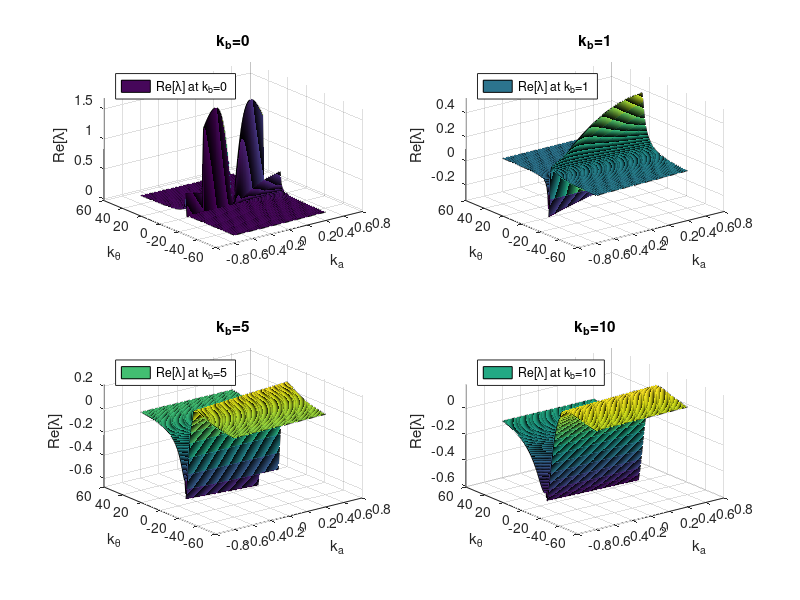

MATLAB code to generate this figure:
clc
clear
% 用来算平凡解

%系数
% A=u_a^*
% B=\frac{1}{\rho\phi}
% C=\alpha
% D=k_a
% E=k_{\theta}
% F=k_b
% H=\frac{1}{h_2}
% X=\lambda - here is F
A=1;
B=1;
C=pi/6;

F=0;

G=1;

H=1;

%网格
L = 0.5;
x = linspace(-L,L,100);
y = linspace(-100*L,100*L,100);

[X,Y]=meshgrid(x,y);

%解的函数关系
UP=- ((X.^2 + Y.^2.*H.^2 + F.^2).*(3.*A.*X.^2.*H.*cos(C) - real((- 8.*(X.^2 - cos(C).*X.*H.*1i + Y.^2.*H.^2 + F.^2 - sin(C).*F.*H.*1i).*(2.*A.^2.*X.^2.*H.^2.*cos(C).^2 - 2.*A.^2.*X.^2.*F.^2 - 2.*Y.^4.*G.^2.*H.^4 - 2.*A.^2.*X.^4 + 4.*Y.^2.*G.^2.*H.^4.*cos(C).^2 + 4.*F.^2.*G.^2.*H.^2.*cos(C).^2 + 2.*X.^2.*G.^2.*H.^2.*sin(2.*C) + 2.*Y.^2.*G.^2.*H.^4.*sin(2.*C) + A.^2.*X.^3.*H.*cos(C).*4i - 2.*A.^2.*X.^2.*Y.^2.*H.^2 - 2.*X.^2.*Y.^2.*G.^2.*H.^2 - 2.*Y.^2.*F.^2.*G.^2.*H.^2 - 4.*A.*X.^3.*Y.*G.*H + X.*Y.^2.*G.^2.*H.^3.*cos(C).*4i - 4.*X.*F.*G.^2.*H.^2.*cos(C).^2 + Y.^2.*F.*G.^2.*H.^3.*cos(C).*4i + A.^2.*X.*F.*H.^2.*sin(2.*C) - 2.*X.*F.*G.^2.*H.^2.*sin(2.*C) - 4.*A.*X.*Y.^3.*G.*H.^3 + A.^2.*X.*F.^2.*H.*cos(C).*2i + A.^2.*X.^2.*F.*H.*sin(C).*2i + A.*X.^2.*Y.*G.*H.^2.*cos(C).*8i + 6.*A.*X.*Y.*G.*H.^3.*cos(C).^2 + A.*Y.*F.^2.*G.*H.^2.*cos(C).*2i + 2.*A.*X.*Y.*G.*H.^3.*sin(2.*C) + A.*Y.*F.*G.*H.^3.*sin(2.*C) - 4.*A.*X.*Y.*F.^2.*G.*H + A.*X.*Y.*F.*G.*H.^2.*cos(C).*4i + A.*X.*Y.*F.*G.*H.^2.*sin(C).*2i) + (A.*X.^3.*4i + A.*X.*F.^2.*4i + Y.^3.*G.*H.^3.*4i + A.*X.*Y.^2.*H.^2.*4i + 6.*A.*X.^2.*H.*cos(C) + 2.*A.*F.^2.*H.*cos(C) - A.*X.*H.^2.*cos(C).^2.*2i - Y.*G.*H.^3.*cos(C).^2.*4i - A.*F.*H.^2.*sin(2.*C).*1i - Y.*G.*H.^3.*sin(2.*C).*2i + X.^2.*Y.*G.*H.*4i + Y.*F.^2.*G.*H.*4i + 4.*A.*X.*F.*H.*sin(C) + 6.*X.*Y.*G.*H.^2.*cos(C) + 4.*Y.*F.*G.*H.^2.*cos(C) + 2.*Y.*F.*G.*H.^2.*sin(C)).^2).^(1./2))./2 + A.*F.^2.*H.*cos(C) + 2.*A.*X.*F.*H.*sin(C) + 3.*X.*Y.*G.*H.^2.*cos(C) + 2.*Y.*F.*G.*H.^2.*cos(C) + Y.*F.*G.*H.^2.*sin(C)))./(2.*((X.^2 + Y.^2.*H.^2 + F.^2).^2 + (X.*H.*cos(C) + F.*H.*sin(C)).^2)) + ((X.*H.*cos(C) + F.*H.*sin(C)).*(2.*A.*X.^3 - imag((- 8.*(X.^2 - cos(C).*X.*H.*1i + Y.^2.*H.^2 + F.^2 - sin(C).*F.*H.*1i).*(2.*A.^2.*X.^2.*H.^2.*cos(C).^2 - 2.*A.^2.*X.^2.*F.^2 - 2.*Y.^4.*G.^2.*H.^4 - 2.*A.^2.*X.^4 + 4.*Y.^2.*G.^2.*H.^4.*cos(C).^2 + 4.*F.^2.*G.^2.*H.^2.*cos(C).^2 + 2.*X.^2.*G.^2.*H.^2.*sin(2.*C) + 2.*Y.^2.*G.^2.*H.^4.*sin(2.*C) + A.^2.*X.^3.*H.*cos(C).*4i - 2.*A.^2.*X.^2.*Y.^2.*H.^2 - 2.*X.^2.*Y.^2.*G.^2.*H.^2 - 2.*Y.^2.*F.^2.*G.^2.*H.^2 - 4.*A.*X.^3.*Y.*G.*H + X.*Y.^2.*G.^2.*H.^3.*cos(C).*4i - 4.*X.*F.*G.^2.*H.^2.*cos(C).^2 + Y.^2.*F.*G.^2.*H.^3.*cos(C).*4i + A.^2.*X.*F.*H.^2.*sin(2.*C) - 2.*X.*F.*G.^2.*H.^2.*sin(2.*C) - 4.*A.*X.*Y.^3.*G.*H.^3 + A.^2.*X.*F.^2.*H.*cos(C).*2i + A.^2.*X.^2.*F.*H.*sin(C).*2i + A.*X.^2.*Y.*G.*H.^2.*cos(C).*8i + 6.*A.*X.*Y.*G.*H.^3.*cos(C).^2 + A.*Y.*F.^2.*G.*H.^2.*cos(C).*2i + 2.*A.*X.*Y.*G.*H.^3.*sin(2.*C) + A.*Y.*F.*G.*H.^3.*sin(2.*C) - 4.*A.*X.*Y.*F.^2.*G.*H + A.*X.*Y.*F.*G.*H.^2.*cos(C).*4i + A.*X.*Y.*F.*G.*H.^2.*sin(C).*2i) + (A.*X.^3.*4i + A.*X.*F.^2.*4i + Y.^3.*G.*H.^3.*4i + A.*X.*Y.^2.*H.^2.*4i + 6.*A.*X.^2.*H.*cos(C) + 2.*A.*F.^2.*H.*cos(C) - A.*X.*H.^2.*cos(C).^2.*2i - Y.*G.*H.^3.*cos(C).^2.*4i - A.*F.*H.^2.*sin(2.*C).*1i - Y.*G.*H.^3.*sin(2.*C).*2i + X.^2.*Y.*G.*H.*4i + Y.*F.^2.*G.*H.*4i + 4.*A.*X.*F.*H.*sin(C) + 6.*X.*Y.*G.*H.^2.*cos(C) + 4.*Y.*F.*G.*H.^2.*cos(C) + 2.*Y.*F.*G.*H.^2.*sin(C)).^2).^(1./2))./2 + 2.*A.*X.*F.^2 + 2.*Y.^3.*G.*H.^3 + 2.*A.*X.*Y.^2.*H.^2 - A.*X.*H.^2.*cos(C).^2 - 2.*Y.*G.*H.^3.*cos(C).^2 - (A.*F.*H.^2.*sin(2.*C))./2 - Y.*G.*H.^3.*sin(2.*C) + 2.*X.^2.*Y.*G.*H + 2.*Y.*F.^2.*G.*H))./(2.*((X.^2 + Y.^2.*H.^2 + F.^2).^2 + (X.*H.*cos(C) + F.*H.*sin(C)).^2));
 


%
subplot(2,2,1)
surf(X,Y,UP);

zlim([-inf,inf])

legend('Re[\lambda] at k_b=0','Location','northwest')

%colorbar;
xlabel('k_a')
ylabel('k_{\theta}')
zlabel('Re[\lambda]')
title('k_b=0')

%
F=1;

%解的函数关系
UP=- ((X.^2 + Y.^2.*H.^2 + F.^2).*(3.*A.*X.^2.*H.*cos(C) - real((- 8.*(X.^2 - cos(C).*X.*H.*1i + Y.^2.*H.^2 + F.^2 - sin(C).*F.*H.*1i).*(2.*A.^2.*X.^2.*H.^2.*cos(C).^2 - 2.*A.^2.*X.^2.*F.^2 - 2.*Y.^4.*G.^2.*H.^4 - 2.*A.^2.*X.^4 + 4.*Y.^2.*G.^2.*H.^4.*cos(C).^2 + 4.*F.^2.*G.^2.*H.^2.*cos(C).^2 + 2.*X.^2.*G.^2.*H.^2.*sin(2.*C) + 2.*Y.^2.*G.^2.*H.^4.*sin(2.*C) + A.^2.*X.^3.*H.*cos(C).*4i - 2.*A.^2.*X.^2.*Y.^2.*H.^2 - 2.*X.^2.*Y.^2.*G.^2.*H.^2 - 2.*Y.^2.*F.^2.*G.^2.*H.^2 - 4.*A.*X.^3.*Y.*G.*H + X.*Y.^2.*G.^2.*H.^3.*cos(C).*4i - 4.*X.*F.*G.^2.*H.^2.*cos(C).^2 + Y.^2.*F.*G.^2.*H.^3.*cos(C).*4i + A.^2.*X.*F.*H.^2.*sin(2.*C) - 2.*X.*F.*G.^2.*H.^2.*sin(2.*C) - 4.*A.*X.*Y.^3.*G.*H.^3 + A.^2.*X.*F.^2.*H.*cos(C).*2i + A.^2.*X.^2.*F.*H.*sin(C).*2i + A.*X.^2.*Y.*G.*H.^2.*cos(C).*8i + 6.*A.*X.*Y.*G.*H.^3.*cos(C).^2 + A.*Y.*F.^2.*G.*H.^2.*cos(C).*2i + 2.*A.*X.*Y.*G.*H.^3.*sin(2.*C) + A.*Y.*F.*G.*H.^3.*sin(2.*C) - 4.*A.*X.*Y.*F.^2.*G.*H + A.*X.*Y.*F.*G.*H.^2.*cos(C).*4i + A.*X.*Y.*F.*G.*H.^2.*sin(C).*2i) + (A.*X.^3.*4i + A.*X.*F.^2.*4i + Y.^3.*G.*H.^3.*4i + A.*X.*Y.^2.*H.^2.*4i + 6.*A.*X.^2.*H.*cos(C) + 2.*A.*F.^2.*H.*cos(C) - A.*X.*H.^2.*cos(C).^2.*2i - Y.*G.*H.^3.*cos(C).^2.*4i - A.*F.*H.^2.*sin(2.*C).*1i - Y.*G.*H.^3.*sin(2.*C).*2i + X.^2.*Y.*G.*H.*4i + Y.*F.^2.*G.*H.*4i + 4.*A.*X.*F.*H.*sin(C) + 6.*X.*Y.*G.*H.^2.*cos(C) + 4.*Y.*F.*G.*H.^2.*cos(C) + 2.*Y.*F.*G.*H.^2.*sin(C)).^2).^(1./2))./2 + A.*F.^2.*H.*cos(C) + 2.*A.*X.*F.*H.*sin(C) + 3.*X.*Y.*G.*H.^2.*cos(C) + 2.*Y.*F.*G.*H.^2.*cos(C) + Y.*F.*G.*H.^2.*sin(C)))./(2.*((X.^2 + Y.^2.*H.^2 + F.^2).^2 + (X.*H.*cos(C) + F.*H.*sin(C)).^2)) + ((X.*H.*cos(C) + F.*H.*sin(C)).*(2.*A.*X.^3 - imag((- 8.*(X.^2 - cos(C).*X.*H.*1i + Y.^2.*H.^2 + F.^2 - sin(C).*F.*H.*1i).*(2.*A.^2.*X.^2.*H.^2.*cos(C).^2 - 2.*A.^2.*X.^2.*F.^2 - 2.*Y.^4.*G.^2.*H.^4 - 2.*A.^2.*X.^4 + 4.*Y.^2.*G.^2.*H.^4.*cos(C).^2 + 4.*F.^2.*G.^2.*H.^2.*cos(C).^2 + 2.*X.^2.*G.^2.*H.^2.*sin(2.*C) + 2.*Y.^2.*G.^2.*H.^4.*sin(2.*C) + A.^2.*X.^3.*H.*cos(C).*4i - 2.*A.^2.*X.^2.*Y.^2.*H.^2 - 2.*X.^2.*Y.^2.*G.^2.*H.^2 - 2.*Y.^2.*F.^2.*G.^2.*H.^2 - 4.*A.*X.^3.*Y.*G.*H + X.*Y.^2.*G.^2.*H.^3.*cos(C).*4i - 4.*X.*F.*G.^2.*H.^2.*cos(C).^2 + Y.^2.*F.*G.^2.*H.^3.*cos(C).*4i + A.^2.*X.*F.*H.^2.*sin(2.*C) - 2.*X.*F.*G.^2.*H.^2.*sin(2.*C) - 4.*A.*X.*Y.^3.*G.*H.^3 + A.^2.*X.*F.^2.*H.*cos(C).*2i + A.^2.*X.^2.*F.*H.*sin(C).*2i + A.*X.^2.*Y.*G.*H.^2.*cos(C).*8i + 6.*A.*X.*Y.*G.*H.^3.*cos(C).^2 + A.*Y.*F.^2.*G.*H.^2.*cos(C).*2i + 2.*A.*X.*Y.*G.*H.^3.*sin(2.*C) + A.*Y.*F.*G.*H.^3.*sin(2.*C) - 4.*A.*X.*Y.*F.^2.*G.*H + A.*X.*Y.*F.*G.*H.^2.*cos(C).*4i + A.*X.*Y.*F.*G.*H.^2.*sin(C).*2i) + (A.*X.^3.*4i + A.*X.*F.^2.*4i + Y.^3.*G.*H.^3.*4i + A.*X.*Y.^2.*H.^2.*4i + 6.*A.*X.^2.*H.*cos(C) + 2.*A.*F.^2.*H.*cos(C) - A.*X.*H.^2.*cos(C).^2.*2i - Y.*G.*H.^3.*cos(C).^2.*4i - A.*F.*H.^2.*sin(2.*C).*1i - Y.*G.*H.^3.*sin(2.*C).*2i + X.^2.*Y.*G.*H.*4i + Y.*F.^2.*G.*H.*4i + 4.*A.*X.*F.*H.*sin(C) + 6.*X.*Y.*G.*H.^2.*cos(C) + 4.*Y.*F.*G.*H.^2.*cos(C) + 2.*Y.*F.*G.*H.^2.*sin(C)).^2).^(1./2))./2 + 2.*A.*X.*F.^2 + 2.*Y.^3.*G.*H.^3 + 2.*A.*X.*Y.^2.*H.^2 - A.*X.*H.^2.*cos(C).^2 - 2.*Y.*G.*H.^3.*cos(C).^2 - (A.*F.*H.^2.*sin(2.*C))./2 - Y.*G.*H.^3.*sin(2.*C) + 2.*X.^2.*Y.*G.*H + 2.*Y.*F.^2.*G.*H))./(2.*((X.^2 + Y.^2.*H.^2 + F.^2).^2 + (X.*H.*cos(C) + F.*H.*sin(C)).^2));
 


%
subplot(2,2,2)
surf(X,Y,UP);

zlim([-inf,inf])

legend('Re[\lambda] at k_b=1','Location','northwest')

%colorbar;
xlabel('k_a')
ylabel('k_{\theta}')
zlabel('Re[\lambda]')
title('k_b=1')

%
F=5;

%解的函数关系
UP=- ((X.^2 + Y.^2.*H.^2 + F.^2).*(3.*A.*X.^2.*H.*cos(C) - real((- 8.*(X.^2 - cos(C).*X.*H.*1i + Y.^2.*H.^2 + F.^2 - sin(C).*F.*H.*1i).*(2.*A.^2.*X.^2.*H.^2.*cos(C).^2 - 2.*A.^2.*X.^2.*F.^2 - 2.*Y.^4.*G.^2.*H.^4 - 2.*A.^2.*X.^4 + 4.*Y.^2.*G.^2.*H.^4.*cos(C).^2 + 4.*F.^2.*G.^2.*H.^2.*cos(C).^2 + 2.*X.^2.*G.^2.*H.^2.*sin(2.*C) + 2.*Y.^2.*G.^2.*H.^4.*sin(2.*C) + A.^2.*X.^3.*H.*cos(C).*4i - 2.*A.^2.*X.^2.*Y.^2.*H.^2 - 2.*X.^2.*Y.^2.*G.^2.*H.^2 - 2.*Y.^2.*F.^2.*G.^2.*H.^2 - 4.*A.*X.^3.*Y.*G.*H + X.*Y.^2.*G.^2.*H.^3.*cos(C).*4i - 4.*X.*F.*G.^2.*H.^2.*cos(C).^2 + Y.^2.*F.*G.^2.*H.^3.*cos(C).*4i + A.^2.*X.*F.*H.^2.*sin(2.*C) - 2.*X.*F.*G.^2.*H.^2.*sin(2.*C) - 4.*A.*X.*Y.^3.*G.*H.^3 + A.^2.*X.*F.^2.*H.*cos(C).*2i + A.^2.*X.^2.*F.*H.*sin(C).*2i + A.*X.^2.*Y.*G.*H.^2.*cos(C).*8i + 6.*A.*X.*Y.*G.*H.^3.*cos(C).^2 + A.*Y.*F.^2.*G.*H.^2.*cos(C).*2i + 2.*A.*X.*Y.*G.*H.^3.*sin(2.*C) + A.*Y.*F.*G.*H.^3.*sin(2.*C) - 4.*A.*X.*Y.*F.^2.*G.*H + A.*X.*Y.*F.*G.*H.^2.*cos(C).*4i + A.*X.*Y.*F.*G.*H.^2.*sin(C).*2i) + (A.*X.^3.*4i + A.*X.*F.^2.*4i + Y.^3.*G.*H.^3.*4i + A.*X.*Y.^2.*H.^2.*4i + 6.*A.*X.^2.*H.*cos(C) + 2.*A.*F.^2.*H.*cos(C) - A.*X.*H.^2.*cos(C).^2.*2i - Y.*G.*H.^3.*cos(C).^2.*4i - A.*F.*H.^2.*sin(2.*C).*1i - Y.*G.*H.^3.*sin(2.*C).*2i + X.^2.*Y.*G.*H.*4i + Y.*F.^2.*G.*H.*4i + 4.*A.*X.*F.*H.*sin(C) + 6.*X.*Y.*G.*H.^2.*cos(C) + 4.*Y.*F.*G.*H.^2.*cos(C) + 2.*Y.*F.*G.*H.^2.*sin(C)).^2).^(1./2))./2 + A.*F.^2.*H.*cos(C) + 2.*A.*X.*F.*H.*sin(C) + 3.*X.*Y.*G.*H.^2.*cos(C) + 2.*Y.*F.*G.*H.^2.*cos(C) + Y.*F.*G.*H.^2.*sin(C)))./(2.*((X.^2 + Y.^2.*H.^2 + F.^2).^2 + (X.*H.*cos(C) + F.*H.*sin(C)).^2)) + ((X.*H.*cos(C) + F.*H.*sin(C)).*(2.*A.*X.^3 - imag((- 8.*(X.^2 - cos(C).*X.*H.*1i + Y.^2.*H.^2 + F.^2 - sin(C).*F.*H.*1i).*(2.*A.^2.*X.^2.*H.^2.*cos(C).^2 - 2.*A.^2.*X.^2.*F.^2 - 2.*Y.^4.*G.^2.*H.^4 - 2.*A.^2.*X.^4 + 4.*Y.^2.*G.^2.*H.^4.*cos(C).^2 + 4.*F.^2.*G.^2.*H.^2.*cos(C).^2 + 2.*X.^2.*G.^2.*H.^2.*sin(2.*C) + 2.*Y.^2.*G.^2.*H.^4.*sin(2.*C) + A.^2.*X.^3.*H.*cos(C).*4i - 2.*A.^2.*X.^2.*Y.^2.*H.^2 - 2.*X.^2.*Y.^2.*G.^2.*H.^2 - 2.*Y.^2.*F.^2.*G.^2.*H.^2 - 4.*A.*X.^3.*Y.*G.*H + X.*Y.^2.*G.^2.*H.^3.*cos(C).*4i - 4.*X.*F.*G.^2.*H.^2.*cos(C).^2 + Y.^2.*F.*G.^2.*H.^3.*cos(C).*4i + A.^2.*X.*F.*H.^2.*sin(2.*C) - 2.*X.*F.*G.^2.*H.^2.*sin(2.*C) - 4.*A.*X.*Y.^3.*G.*H.^3 + A.^2.*X.*F.^2.*H.*cos(C).*2i + A.^2.*X.^2.*F.*H.*sin(C).*2i + A.*X.^2.*Y.*G.*H.^2.*cos(C).*8i + 6.*A.*X.*Y.*G.*H.^3.*cos(C).^2 + A.*Y.*F.^2.*G.*H.^2.*cos(C).*2i + 2.*A.*X.*Y.*G.*H.^3.*sin(2.*C) + A.*Y.*F.*G.*H.^3.*sin(2.*C) - 4.*A.*X.*Y.*F.^2.*G.*H + A.*X.*Y.*F.*G.*H.^2.*cos(C).*4i + A.*X.*Y.*F.*G.*H.^2.*sin(C).*2i) + (A.*X.^3.*4i + A.*X.*F.^2.*4i + Y.^3.*G.*H.^3.*4i + A.*X.*Y.^2.*H.^2.*4i + 6.*A.*X.^2.*H.*cos(C) + 2.*A.*F.^2.*H.*cos(C) - A.*X.*H.^2.*cos(C).^2.*2i - Y.*G.*H.^3.*cos(C).^2.*4i - A.*F.*H.^2.*sin(2.*C).*1i - Y.*G.*H.^3.*sin(2.*C).*2i + X.^2.*Y.*G.*H.*4i + Y.*F.^2.*G.*H.*4i + 4.*A.*X.*F.*H.*sin(C) + 6.*X.*Y.*G.*H.^2.*cos(C) + 4.*Y.*F.*G.*H.^2.*cos(C) + 2.*Y.*F.*G.*H.^2.*sin(C)).^2).^(1./2))./2 + 2.*A.*X.*F.^2 + 2.*Y.^3.*G.*H.^3 + 2.*A.*X.*Y.^2.*H.^2 - A.*X.*H.^2.*cos(C).^2 - 2.*Y.*G.*H.^3.*cos(C).^2 - (A.*F.*H.^2.*sin(2.*C))./2 - Y.*G.*H.^3.*sin(2.*C) + 2.*X.^2.*Y.*G.*H + 2.*Y.*F.^2.*G.*H))./(2.*((X.^2 + Y.^2.*H.^2 + F.^2).^2 + (X.*H.*cos(C) + F.*H.*sin(C)).^2));
 


%
subplot(2,2,3)
surf(X,Y,UP);

zlim([-inf,inf])

legend('Re[\lambda] at k_b=5','Location','northwest')

%colorbar;
xlabel('k_a')
ylabel('k_{\theta}')
zlabel('Re[\lambda]')
title('k_b=5')

%
F=10;

%解的函数关系
UP=- ((X.^2 + Y.^2.*H.^2 + F.^2).*(3.*A.*X.^2.*H.*cos(C) - real((- 8.*(X.^2 - cos(C).*X.*H.*1i + Y.^2.*H.^2 + F.^2 - sin(C).*F.*H.*1i).*(2.*A.^2.*X.^2.*H.^2.*cos(C).^2 - 2.*A.^2.*X.^2.*F.^2 - 2.*Y.^4.*G.^2.*H.^4 - 2.*A.^2.*X.^4 + 4.*Y.^2.*G.^2.*H.^4.*cos(C).^2 + 4.*F.^2.*G.^2.*H.^2.*cos(C).^2 + 2.*X.^2.*G.^2.*H.^2.*sin(2.*C) + 2.*Y.^2.*G.^2.*H.^4.*sin(2.*C) + A.^2.*X.^3.*H.*cos(C).*4i - 2.*A.^2.*X.^2.*Y.^2.*H.^2 - 2.*X.^2.*Y.^2.*G.^2.*H.^2 - 2.*Y.^2.*F.^2.*G.^2.*H.^2 - 4.*A.*X.^3.*Y.*G.*H + X.*Y.^2.*G.^2.*H.^3.*cos(C).*4i - 4.*X.*F.*G.^2.*H.^2.*cos(C).^2 + Y.^2.*F.*G.^2.*H.^3.*cos(C).*4i + A.^2.*X.*F.*H.^2.*sin(2.*C) - 2.*X.*F.*G.^2.*H.^2.*sin(2.*C) - 4.*A.*X.*Y.^3.*G.*H.^3 + A.^2.*X.*F.^2.*H.*cos(C).*2i + A.^2.*X.^2.*F.*H.*sin(C).*2i + A.*X.^2.*Y.*G.*H.^2.*cos(C).*8i + 6.*A.*X.*Y.*G.*H.^3.*cos(C).^2 + A.*Y.*F.^2.*G.*H.^2.*cos(C).*2i + 2.*A.*X.*Y.*G.*H.^3.*sin(2.*C) + A.*Y.*F.*G.*H.^3.*sin(2.*C) - 4.*A.*X.*Y.*F.^2.*G.*H + A.*X.*Y.*F.*G.*H.^2.*cos(C).*4i + A.*X.*Y.*F.*G.*H.^2.*sin(C).*2i) + (A.*X.^3.*4i + A.*X.*F.^2.*4i + Y.^3.*G.*H.^3.*4i + A.*X.*Y.^2.*H.^2.*4i + 6.*A.*X.^2.*H.*cos(C) + 2.*A.*F.^2.*H.*cos(C) - A.*X.*H.^2.*cos(C).^2.*2i - Y.*G.*H.^3.*cos(C).^2.*4i - A.*F.*H.^2.*sin(2.*C).*1i - Y.*G.*H.^3.*sin(2.*C).*2i + X.^2.*Y.*G.*H.*4i + Y.*F.^2.*G.*H.*4i + 4.*A.*X.*F.*H.*sin(C) + 6.*X.*Y.*G.*H.^2.*cos(C) + 4.*Y.*F.*G.*H.^2.*cos(C) + 2.*Y.*F.*G.*H.^2.*sin(C)).^2).^(1./2))./2 + A.*F.^2.*H.*cos(C) + 2.*A.*X.*F.*H.*sin(C) + 3.*X.*Y.*G.*H.^2.*cos(C) + 2.*Y.*F.*G.*H.^2.*cos(C) + Y.*F.*G.*H.^2.*sin(C)))./(2.*((X.^2 + Y.^2.*H.^2 + F.^2).^2 + (X.*H.*cos(C) + F.*H.*sin(C)).^2)) + ((X.*H.*cos(C) + F.*H.*sin(C)).*(2.*A.*X.^3 - imag((- 8.*(X.^2 - cos(C).*X.*H.*1i + Y.^2.*H.^2 + F.^2 - sin(C).*F.*H.*1i).*(2.*A.^2.*X.^2.*H.^2.*cos(C).^2 - 2.*A.^2.*X.^2.*F.^2 - 2.*Y.^4.*G.^2.*H.^4 - 2.*A.^2.*X.^4 + 4.*Y.^2.*G.^2.*H.^4.*cos(C).^2 + 4.*F.^2.*G.^2.*H.^2.*cos(C).^2 + 2.*X.^2.*G.^2.*H.^2.*sin(2.*C) + 2.*Y.^2.*G.^2.*H.^4.*sin(2.*C) + A.^2.*X.^3.*H.*cos(C).*4i - 2.*A.^2.*X.^2.*Y.^2.*H.^2 - 2.*X.^2.*Y.^2.*G.^2.*H.^2 - 2.*Y.^2.*F.^2.*G.^2.*H.^2 - 4.*A.*X.^3.*Y.*G.*H + X.*Y.^2.*G.^2.*H.^3.*cos(C).*4i - 4.*X.*F.*G.^2.*H.^2.*cos(C).^2 + Y.^2.*F.*G.^2.*H.^3.*cos(C).*4i + A.^2.*X.*F.*H.^2.*sin(2.*C) - 2.*X.*F.*G.^2.*H.^2.*sin(2.*C) - 4.*A.*X.*Y.^3.*G.*H.^3 + A.^2.*X.*F.^2.*H.*cos(C).*2i + A.^2.*X.^2.*F.*H.*sin(C).*2i + A.*X.^2.*Y.*G.*H.^2.*cos(C).*8i + 6.*A.*X.*Y.*G.*H.^3.*cos(C).^2 + A.*Y.*F.^2.*G.*H.^2.*cos(C).*2i + 2.*A.*X.*Y.*G.*H.^3.*sin(2.*C) + A.*Y.*F.*G.*H.^3.*sin(2.*C) - 4.*A.*X.*Y.*F.^2.*G.*H + A.*X.*Y.*F.*G.*H.^2.*cos(C).*4i + A.*X.*Y.*F.*G.*H.^2.*sin(C).*2i) + (A.*X.^3.*4i + A.*X.*F.^2.*4i + Y.^3.*G.*H.^3.*4i + A.*X.*Y.^2.*H.^2.*4i + 6.*A.*X.^2.*H.*cos(C) + 2.*A.*F.^2.*H.*cos(C) - A.*X.*H.^2.*cos(C).^2.*2i - Y.*G.*H.^3.*cos(C).^2.*4i - A.*F.*H.^2.*sin(2.*C).*1i - Y.*G.*H.^3.*sin(2.*C).*2i + X.^2.*Y.*G.*H.*4i + Y.*F.^2.*G.*H.*4i + 4.*A.*X.*F.*H.*sin(C) + 6.*X.*Y.*G.*H.^2.*cos(C) + 4.*Y.*F.*G.*H.^2.*cos(C) + 2.*Y.*F.*G.*H.^2.*sin(C)).^2).^(1./2))./2 + 2.*A.*X.*F.^2 + 2.*Y.^3.*G.*H.^3 + 2.*A.*X.*Y.^2.*H.^2 - A.*X.*H.^2.*cos(C).^2 - 2.*Y.*G.*H.^3.*cos(C).^2 - (A.*F.*H.^2.*sin(2.*C))./2 - Y.*G.*H.^3.*sin(2.*C) + 2.*X.^2.*Y.*G.*H + 2.*Y.*F.^2.*G.*H))./(2.*((X.^2 + Y.^2.*H.^2 + F.^2).^2 + (X.*H.*cos(C) + F.*H.*sin(C)).^2));
 


%
subplot(2,2,4)
surf(X,Y,UP);

zlim([-inf,inf])

legend('Re[\lambda] at k_b=10','Location','northwest')

%colorbar;
xlabel('k_a')
ylabel('k_{\theta}')
zlabel('Re[\lambda]')
title('k_b=10')


%title('Comparison of characteristic planes between real-state and base-state','FontSize',30)
